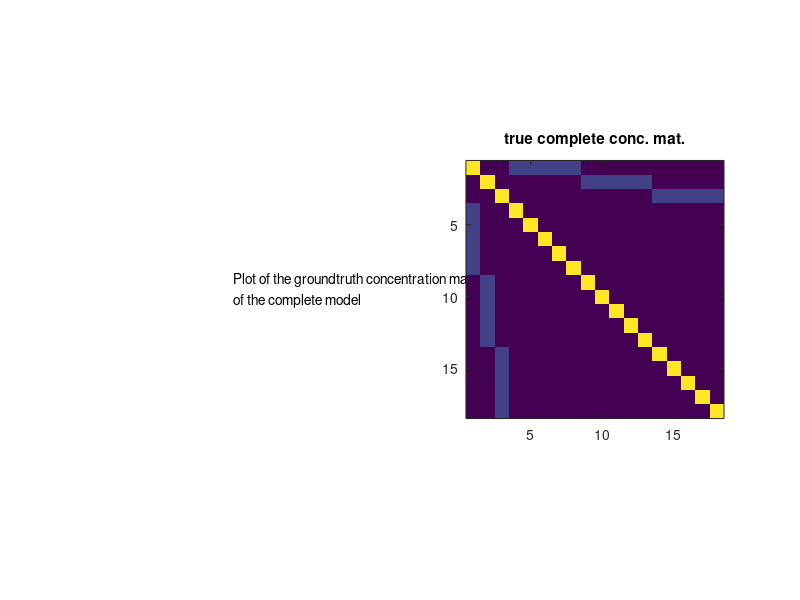
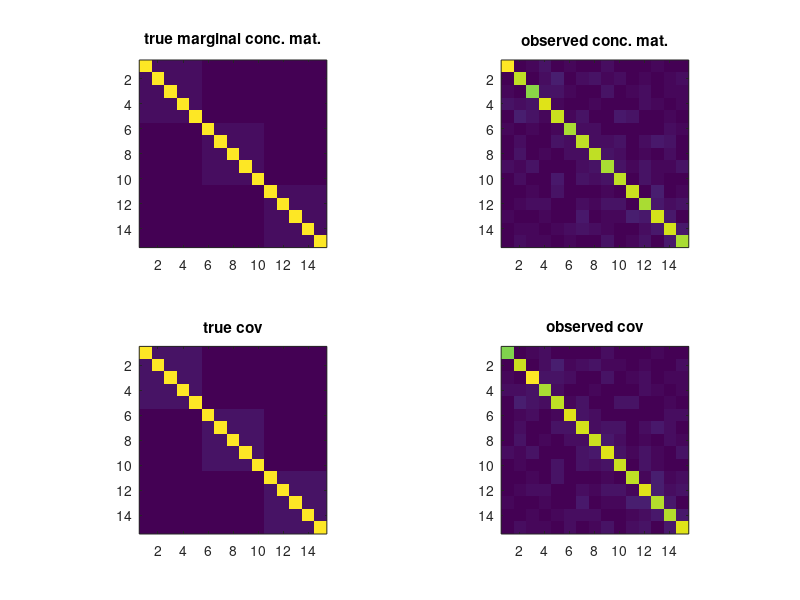

Write MATLAB code to recreate these figures, in order. (Note: this script raises an error after producing the figures.)
%
% EXPERIMEpt ON non oriepted graph structure learning with latept variables
%
% We build the complete model and sample from it
% We assume latept variables ndependept

%% add paths
clc; clear all; close all;
addpath('../main');
addpath('../active-set');
addpath('../atom-selection');
addpath('../utils');
% addpath('../other');
addpath('../prox');
addpath('../TPower_1.0');
addpath('../TPower_1.0/algorithms/TPower/');
addpath('../TPower_1.0/misc/');

HOME = '/Users/marina/Documents/learning-gm/code-from-Kim-Chuan/LogdetPPA-0'; %if my  mac
HOME = '/home/marina/Marina/learning-gm/code-from-Kim-Chuan/LogdetPPA-0';%if lab pc
addpath(strcat(HOME,'/solver/'))
addpath(strcat(HOME,'/solver/mexfun'))
addpath(strcat(HOME,'/util/'))

% addpath LogdetPPA-0/;
% addpath LogdetPPA-0/solver/;
% addpath LogdetPPA-0/solver/mexfun/;
% addpath LogdetPPA-0/util/;
ttime  = clock;

%% settings

n0=1000; % number of samples

pl=3; % number of latept variables
po=15;% number of observed variables
pt=po+pl;

slo=.2; % level of sparsity on latent-observed block of conceptration mat
soo=.2; % level of sparsity on latent-observed block of conceptration mat
Too=0*tril(rand(po,po)<soo,-1);
Doo=.2*(Too+Too')+eye(po);
Dol=zeros(po,pl);
Dol(1:5,1)=ones(5,1);
Dol(6:10,2)=ones(5,1);
Dol(11:15,3)=ones(5,1);
Dol=.2*Dol;

%% construction of the concentration matrix
Dfull=zeros(pt);
Dfull(1:pl,1:pl)=eye(pl);
Dfull((pl+1):pt,(pl+1):pt)=Doo;
Dfull(1:pl,(pl+1):pt)=Dol';
Dfull((pl+1):pt,1:pl)=Dol;

Dfull=.5*(Dfull+Dfull');
Dmargo=Doo-Dol*Dol';


descr = {'Plot of the function:';
    'y = A{\ite}^{-\alpha{\itt}}';
    ' ';
    'With the values:';
    'A = 0.25';
    '\alpha = .005';
    't = 0:1000'};

descr = {'Plot of the groundtruth concentration matrix';
    'of the complete model'};

figure(1);clf;
subplot(1,2,1)
axis off;
text(0.5,.5,descr)
pbaspect([1 1 1]);
subplot(1,2,2)
imagesc(abs(Dfull));
pbaspect([1 1 1]);
title('true complete conc. mat.');



if eigs(Dfull,1,'sa')<0
    error('The conceptration matrix of the complete model is not PSD \n')
end

%% sampling data
mu=zeros(1,pt); % vector of means
Xfull=mvnrnd(mu, inv(Dfull), n0)';
X=Xfull((pl+1):pt,:);
S=cov(X');
%S=inv(Dmargo);
S=.5*(S+S');

%% plotting

figure(2);clf;
subplot(2,2,1);
imagesc(abs(Dmargo));
pbaspect([1 1 1]);
title('true marginal conc. mat.');
subplot(2,2,2);
imagesc(abs(inv(S)));
pbaspect([1 1 1]);
title('observed conc. mat.');
subplot(2,2,3);
imagesc(abs(inv(Dmargo)));
pbaspect([1 1 1]);
title('true cov');
subplot(2,2,4);
imagesc(abs(S));
pbaspect([1 1 1]);
title('observed cov');


%% LVGGM Chandrasekaran S-L, (Sparse-Low Rank)

%%
%% set up SDP data in SDPT3 format
%%
Sigma=S;
n=po;
rho=1e-1;
invD = speye(n,n); 

%
n2 = n*(n+1)/2;
b = zeros(n2,1);
C{1} = Sigma;
blk{1,1} = 's'; blk{1,2} = n;
[Iall,Jall] = find(triu(ones(n)));
tmp = [Iall,Jall];
m2 = size(tmp,1);
Icomp = tmp(:,1); Jcomp = tmp(:,2);
Itmp  = Icomp + Jcomp.*(Jcomp-1)/2;
Atmp  = spconvert([Itmp,[1:m2]',ones(m2,1); n2,m2,0]);
At{1} = Atmp;
%%
beta = 1e-2;
blk{2,1} = 's'; blk{2,2} = n;
At{2,1}  = Atmp;
C{2,1}   = beta*speye(n,n);
%%
blk{3,1} = 'l'; blk{3,2} = 2*n2;
Identity = speye(n2);
At{3,1} = [-Identity,Identity]';
idx = find(Icomp == Jcomp);
ee  = sqrt(2)*ones(m2,1);
if ~isempty(idx); ee(idx) = ones(length(idx),1); end
C{3,1} = rho*[ee; ee];
fprintf('\n Set up data time = %3.2f',etime(clock,ttime));
keyboard;
runPPA = 1;
if (runPPA)
    OPTIONS.smoothing  = 1;
    OPTIONS.scale_data = 0; %% or 2;
    OPTIONS.plotyes    = 0;
    OPTIONS.tol        = 1e-10;
    mu = [1; 0; 0];
    [obj,X,y,Z,info,runhist] = logdetPPA(blk,At,C,b,mu,OPTIONS);
    obj = sum(sum(Sigma.*X{1}))-sum(log(eig(X{1})))+rho*sum(sum(abs(X{1})));
    X1 = invD*X{1}*invD; X1 = 0.5*(X1+X1');
    X2 = invD*X{2}*invD; X2 = 0.5*(X2+X2');
end

%% solution
Ssl=X1+X2;
Lsl=X2;

%Usl=chol(Lsl);
[VV DD]=eig(Lsl);
dd=diag(DD);
VV=VV(:,dd>1e-15);
dd=dd(dd>1e-15);
Usl=VV*diag(sqrt(dd));

p=n;
nl=length(dd);

Dsl=zeros(p+nl);
Dsl(1:nl,1:nl)=eye(nl);
Dsl((nl+1):(nl+p),(nl+1):(nl+p))=Ssl;
Dsl(1:nl,(nl+1):(nl+p))=Usl';
Dsl((nl+1):(nl+p),1:nl)=Usl;


figure(3);clf;
subplot(2,2,1);
imagesc(abs(Dmargo));
pbaspect([1 1 1]);
title('true marginal conc. mat.');
subplot(2,2,2);
imagesc(abs(inv(S)));
pbaspect([1 1 1]);
title('observed conc. mat.');
subplot(2,2,3);
imagesc(abs(Ssl+Lsl));
pbaspect([1 1 1]);
title('extimated conc. mat.');
subplot(2,2,4);
axis off
pbaspect([1 1 1]);

descr_gen = {'Formulation S-L where ';
    'with sparse + low rank regularization';
    'solved SD programming';
    ['number of samples n=' num2str(n0)];
    };

descr_par = {['\rho = ' num2str(rho) '  (rho)'];
    ['\beta = ' num2str(beta) '  (beta)'];};

%%
figure(4);clf;
subplot(3,2,1)
axis off;
text(0,.5,descr_gen)
pbaspect([1 1 1]);
subplot(3,2,2)
axis off;
text(0,.5,descr_par)
pbaspect([1 1 1]);
subplot(3,2,3)
imagesc(abs(Dfull));
pbaspect([1 1 1]);
title('true complete conc. mat.');
subplot(3,2,4)
imagesc(abs(Dsl));
pbaspect([1 1 1]);
title('estimated complete conc. mat.');
subplot(3,2,5)
imagesc(abs(Dfull)>1e-10);
pbaspect([1 1 1]);
title('true support');
subplot(3,2,6)
imagesc(abs(Dsl)>1e-10);
pbaspect([1 1 1]);
title('estimated support');

%filename = ['lggm_chandrasekaran' datestr(datetime('now'),'yyyymmddTHHMMSS') '.ps'];
filename = ['lggm_chandrasekaran' datestr(clock) '.ps'];
print ( '-dpsc2', filename, '-f1' )
print ( '-dpsc2', filename, '-append', '-f2' )
print ( '-dpsc2', filename, '-append', '-f3' )
print ( '-dpsc2', filename, '-append', '-f4' )
